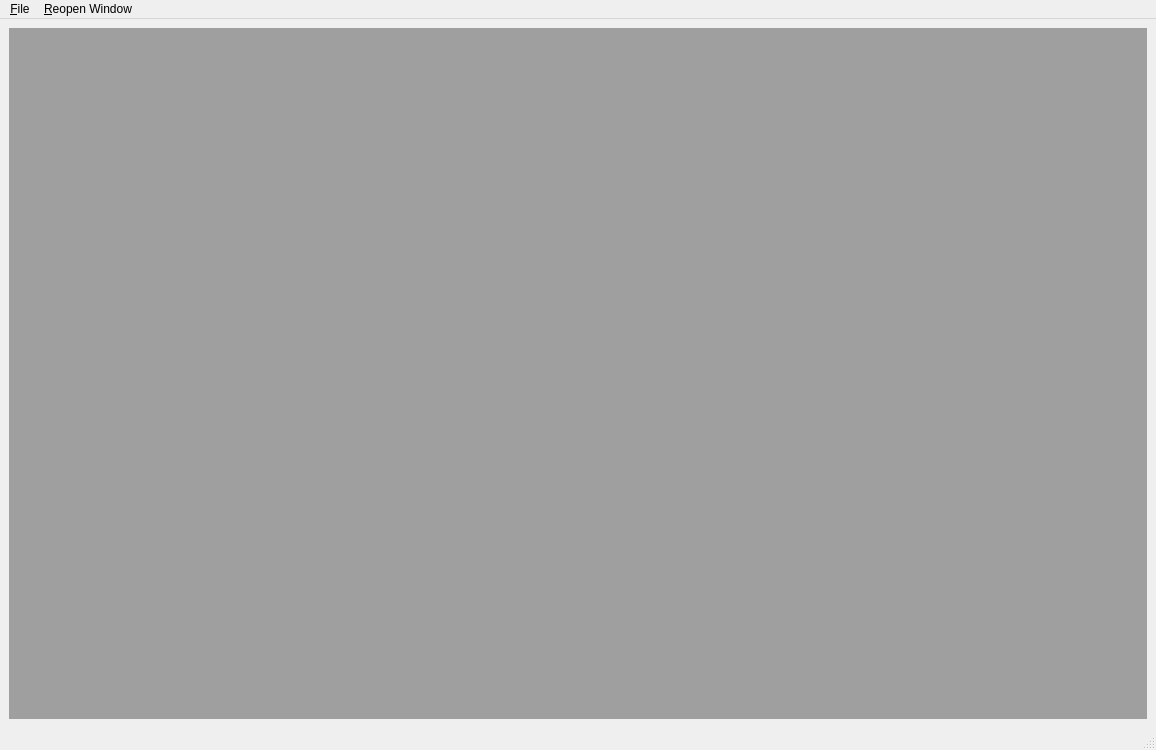
<?xml version="1.0" encoding="UTF-8"?>
<ui version="4.0">
 <class>main_window</class>
 <widget class="QMainWindow" name="main_window">
  <property name="geometry">
   <rect>
    <x>0</x>
    <y>0</y>
    <width>1156</width>
    <height>750</height>
   </rect>
  </property>
  <property name="windowTitle">
   <string>Ready Trader Go</string>
  </property>
  <widget class="QWidget" name="central_widget">
   <layout class="QVBoxLayout" name="verticalLayout">
    <item>
     <widget class="QMdiArea" name="mdi_area">
      <property name="sizePolicy">
       <sizepolicy hsizetype="Expanding" vsizetype="Expanding">
        <horstretch>0</horstretch>
        <verstretch>0</verstretch>
       </sizepolicy>
      </property>
     </widget>
    </item>
   </layout>
  </widget>
  <widget class="QMenuBar" name="menubar">
   <property name="geometry">
    <rect>
     <x>0</x>
     <y>0</y>
     <width>1156</width>
     <height>22</height>
    </rect>
   </property>
   <widget class="QMenu" name="file_menu">
    <property name="title">
     <string>&amp;File</string>
    </property>
    <addaction name="quit_action"/>
   </widget>
   <widget class="QMenu" name="reopen_window_menu">
    <property name="title">
     <string>&amp;Reopen Window</string>
    </property>
    <addaction name="future_dynamic_depth_action"/>
    <addaction name="etf_dynamic_depth_action"/>
    <addaction name="all_teams_profit_table_action"/>
    <addaction name="team_active_orders_table_action"/>
    <addaction name="team_trade_history_table_action"/>
    <addaction name="midpoint_price_chart_action"/>
    <addaction name="profit_loss_chart_action"/>
   </widget>
   <addaction name="file_menu"/>
   <addaction name="reopen_window_menu"/>
  </widget>
  <widget class="QStatusBar" name="statusbar"/>
  <action name="quit_action">
   <property name="text">
    <string>&amp;Quit</string>
   </property>
  </action>
  <action name="etf_dynamic_depth_action">
   <property name="text">
    <string>&amp;ETF Dynamic Depth</string>
   </property>
  </action>
  <action name="future_dynamic_depth_action">
   <property name="text">
    <string>&amp;Future Dynamic Depth</string>
   </property>
  </action>
  <action name="team_active_orders_table_action">
   <property name="text">
    <string>Team Active &amp;Orders Table</string>
   </property>
  </action>
  <action name="action_team_compare">
   <property name="text">
    <string>Team &amp;Compare</string>
   </property>
  </action>
  <action name="actionPrice_Ladder_FUT">
   <property name="text">
    <string>Price Ladder : FUT</string>
   </property>
  </action>
  <action name="profit_loss_chart_action">
   <property name="text">
    <string>&amp;Profit Loss Chart</string>
   </property>
  </action>
  <action name="action_tile_windows">
   <property name="text">
    <string>Tile &amp;Windows</string>
   </property>
  </action>
  <action name="midpoint_price_chart_action">
   <property name="text">
    <string>&amp;Midpoint Price Chart</string>
   </property>
  </action>
  <action name="team_trade_history_table_action">
   <property name="text">
    <string>Team Trade &amp;History Table</string>
   </property>
  </action>
  <action name="all_teams_profit_table_action">
   <property name="text">
    <string>&amp;All Teams Profit Table</string>
   </property>
  </action>
  <action name="tile_subwindows_action">
   <property name="text">
    <string>Tile Subwindows</string>
   </property>
  </action>
 </widget>
 <resources/>
 <connections/>
</ui>
